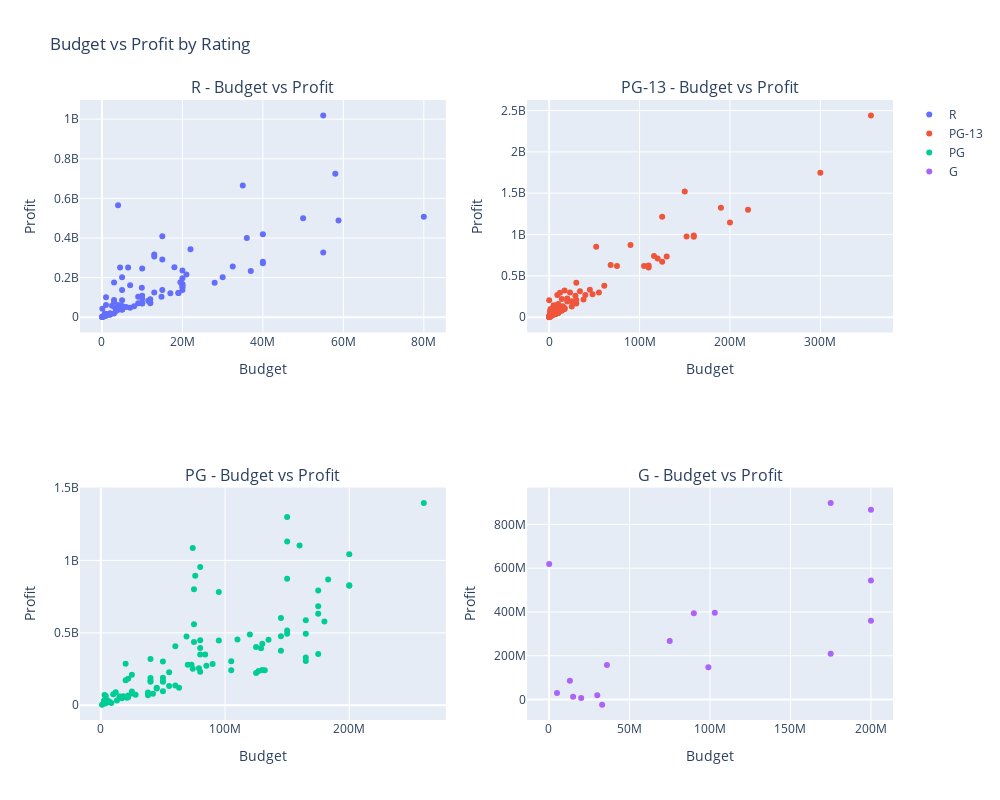

The code cell stored with this chart in its notebook:
### Code cell
## Top 100 films of each rating
r_rating = top_100[top_100['rating'] == 'R'].head(100)
pg13_rating = top_100[top_100['rating'] == 'PG-13'].head(100)
pg_rating = top_100[top_100['rating'] == 'PG'].head(100)
g_rating = top_100[top_100['rating'] == 'G'].head(100)


## Creating the subplot figure for plotly
fig = make_subplots(
    rows=2, cols=2,
    subplot_titles=('R - Budget vs Profit', 'PG-13 - Budget vs Profit', 'PG - Budget vs Profit',
                    'G - Budget vs Profit'))

## Creating each scatter for the subplot
fig.add_trace(go.Scatter(x=r_rating['budget'], y=r_rating['Profit'], 
                         mode='markers', name='R', hovertext=r_rating['title']), 
                         row=1, col=1)

fig.add_trace(go.Scatter(x=pg13_rating['budget'], y=pg13_rating['Profit'], 
                         mode='markers', name='PG-13', hovertext=pg13_rating['title']), 
                         row=1, col=2)

fig.add_trace(go.Scatter(x=pg_rating['budget'], y=pg_rating['Profit'], 
                         mode='markers', name='PG', hovertext=pg_rating['title']), 
                         row=2, col=1)

fig.add_trace(go.Scatter(x=g_rating['budget'], y=g_rating['Profit'], 
                         mode='markers', name='G', hovertext=g_rating['title']), 
                         row=2, col=2)

## Fixing the X and Y axes
fig.update_xaxes(title_text="Budget", row=1, col=1)
fig.update_xaxes(title_text="Budget", row=1, col=2)
fig.update_xaxes(title_text="Budget", row=2, col=1)
fig.update_xaxes(title_text="Budget", row=2, col=2)

fig.update_yaxes(title_text="Profit", row=1, col=1)
fig.update_yaxes(title_text="Profit", row=1, col=2)
fig.update_yaxes(title_text="Profit", row=2, col=1)
fig.update_yaxes(title_text="Profit", row=2, col=2)

## Updating the layout information
fig.update_layout(height=800, width=1000,
                  title_text="Budget vs Profit by Rating")

fig.show()

### Figure 1 — Plotly figure (JSON) as saved in the notebook; plotly's stock layout.template omitted (floating-point values rounded to 4 significant figures)
{"data": [{"hovertext": ["The Gallows", "Fifty Shades of Grey", "The Devil Inside", "Unfriended", "Paranormal Activity 2", "Get Out", "Paranormal Activity 3", "Annabelle", "The Purge", "Paranormal Activity 4", "The King's Speech", "Sinister", "Black Swan", "Your Sister's Sister", "Dope", "Halloween", "The Conjuring", "A Haunted House", "Magic Mike", "Annabelle: Creation", "It", "A Ghost Story", "Joker", "Paranormal Activity: The Marked Ones", "The Nun", "Moonlight", "Unfriended: Dark Web", "Don't Breathe", "Sleight", "Whiplash", "Neighbors", "Hello, My Name Is Doris", "Deadpool", "The Boy Next Door", "Us", "The Purge: Anarchy", "Ma", "Grandma", "A Star Is Born", "Boyhood", "The Purge: Election Year", "The Gift", "The Witch", "Lucy", "Silver Linings Playbook", "The Big Sick", "Dallas Buyers Club", "Ted", "No Escape", "It Follows", "Bad Teacher", "The Sessions", "Call Me by Your Name", "The First Purge", "Jigsaw", "Bellflower", "Monsters", "Meet the Blacks", "Jackass Presents: Bad Grandpa", "The Shape of Water", "The Kids Are All Right", "Buried", "Ready or Not", "Unsane", "American Sniper", "12 Years a Slave", "Bad Moms", "Blair Witch", "Oculus", "The Descendants", "Bridesmaids", "Manchester by the Sea", "Jackass 3D", "Project X", "As Above, So Below", "I Am Not Your Negro", "Silent House", "Dirty Grandpa", "Tangerine", "Let's Be Cops", "The Conjuring 2", "Hereditary", "Begin Again", "Magic Mike XXL", "End of Watch", "Hustlers", "Paranormal Activity: The Ghost Dimension", "Resident Evil: The Final Chapter", "Annabelle Comes Home", "Sausage Party", "Girls Trip", "The Hangover Part II", "We're the Millers", "About Time", "Straight Outta Compton", "K-12", "Before Midnight", "Fifty Shades Darker", "Winter's Bone", "Act of Valor"], "mode": "markers", "name": "R", "type": "scatter", "x": [100000, 4000000, 1000000, 1000000, 3000000, 4500000, 5000000, 6500000, 3000000, 5000000, 15000000, 3000000, 13000000, 125000, 700000, 10000000, 13000000, 2500000, 7000000, 15000000, 35000000, 100000, 55000000, 5000000, 22000000, 4000000, 1000000, 9900000, 250000, 3300000, 18000000, 1000000, 58000000, 4000000, 20000000, 9000000, 5000000, 600000, 36000000, 4000000, 10000000, 5000000, 3500000, 40000000, 21000000, 5000000, 5000000, 50000000, 5000000, 2000000, 20000000, 1000000, 4000000, 13000000, 10000000, 17000, 500000, 900000, 15000000, 19500000, 3500000, 1987650, 6000000, 1500000, 58800000, 20000000, 20000000, 5000000, 5000000, 20000000, 32500000, 9000000, 20000000, 12000000, 5000000, 1000000, 2000000, 11500000, 100000, 17000000, 40000000, 10000000, 8000000, 14800000, 7000000, 20000000, 10000000, 40000000, 30000000, 19000000, 19000000, 80000000, 37000000, 12000000, 28000000, 50000, 3000000, 55000000, 2000000, 12000000], "xaxis": "x", "y": [42864410, 565651467, 100758490, 61882090, 174512032, 250907969, 202039844, 250547661, 86328627, 137802657, 408999102, 79515113, 316398046, 3117802, 17286781, 245485178, 306494638, 57659584, 160739368, 291515884, 665381748, 1851683, 1019251311, 85894962, 343550119, 61336603, 15024987, 147930487, 3739705, 45682041, 252665134, 13659448, 724612155, 48425855, 235184580, 102928365, 56105672, 6605073, 400188866, 44137666, 108587880, 53978653, 36923945, 418863600, 215412453, 51411585, 50736588, 499368315, 49418872, 19528593, 196197492, 9656155, 37887595, 124056262, 92952888, 155935, 4560438, 8197072, 136826547, 175833312, 31205850, 17452114, 51615777, 12793601, 488626372, 167733202, 163936074, 40173154, 39446287, 157243185, 255883523, 69988148, 151685792, 90731865, 36898409, 7345298, 14527747, 82573028, 714868, 121224951, 280392818, 70200936, 55464861, 103013057, 48078146, 137563598, 68903124, 272242626, 201252591, 121705322, 121552359, 506764305, 232994119, 75100449, 173634991, 309377, 17994648, 326545846, 11796834, 70497035], "yaxis": "y"}, {"hovertext": ["Arrival", "Catfish", "The Quiet Ones", "Snow Flower and the Secret Fan", "Searching", "Insidious", "The Woman in Black 2: Angel of Death", "The Last Exorcism", "Like Crazy", "Courageous", "Split", "Lights Out", "Truth or Dare", "Happy Death Day", "The Fault in Our Stars", "Ouija", "A Quiet Place", "The Visit", "Another Earth", "Escape Room", "Bohemian Rhapsody", "The Imitation Game", "Insidious: The Last Key", "La La Land", "Green Book", "The Best Exotic Marigold Hotel", "Life in a Day", "Winchester", "Glass", "The Grace Card", "Beasts of the Southern Wild", "Lion", "The Lazarus Effect", "47 Meters Down", "Insidious: Chapter 3", "Jurassic World", "Harry Potter and the Deathly Hallows: Part 2", "Jumanji: Welcome to the Jungle", "Book Club", "Me Before You", "The Twilight Saga: Eclipse", "The Maze Runner", "Pitch Perfect 2", "Mama", "Easy A", "The Hunger Games", "Ouija: Origin of Evil", "Hunt for the Wilderpeople", "Still Alice", "The Artist", "The Iron Lady", "The Help", "Chronicle", "Philomena", "Taken 2", "The Theory of Everything", "Think Like a Man", "Furious 7", "Dark Skies", "Crazy Rich Asians", "Avengers: Endgame", "Knives Out", "Loving Vincent", "Overboard", "The Woman in Black", "Captain Marvel", "Countdown", "10 Cloverfield Lane", "Venom", "Les Misérables", "Happy Death Day 2U", "Aquaman", "Paper Towns", "Love & Friendship", "If I Stay", "Spider-Man: Far from Home", "The Shallows", "Gravity", "Lowriders", "The Twilight Saga: Breaking Dawn - Part 2", "The Avengers", "Avengers: Infinity War", "Taken 3", "Pitch Perfect", "Black Panther", "Skyline", "The Hunger Games: Catching Fire", "Deadpool 2", "True Grit", "The Vow", "The Twilight Saga: Breaking Dawn - Part 1", "Jojo Rabbit", "The Boy", "Murder on the Orient Express", "House at the End of the Street", "Jumanji: The Next Level", "Devil", "Everything, Everything", "Ride Along", "Gifted"], "mode": "markers", "name": "PG-13", "type": "scatter", "x": [10000, 30000, 200000, 134005, 1000000, 1500000, 1000000, 1800000, 250000, 1000000, 9000000, 4900000, 3500000, 4800000, 12000000, 5000000, 17000000, 5000000, 100000, 9000000, 52000000, 14000000, 10000000, 30000000, 23000000, 10000000, 45202, 3500000, 20000000, 200000, 1800000, 12000000, 3300000, 5500000, 10000000, 150000000, 125000000, 90000000, 10000000, 20000000, 68000000, 34000000, 29000000, 15000000, 8000000, 75000000, 9000000, 2500000, 5000000, 15000000, 13000000, 25000000, 15000000, 12000000, 45000000, 15000000, 12000000, 190000000, 3500000, 30000000, 356000000, 40000000, 5500000, 12000000, 17000000, 152000000, 6500000, 15000000, 116000000, 61000000, 9000000, 160000000, 12000000, 3000000, 11000000, 160000000, 17000000, 105000000, 916000, 120000000, 220000000, 300000000, 48000000, 17000000, 200000000, 10000000, 130000000, 110000000, 38000000, 30000000, 110000000, 14000000, 10000000, 55000000, 6900000, 125000000, 10000000, 10000000, 25000000, 7000000], "xaxis": "x2", "y": [203378186, 3503711, 17635162, 11214200, 74462037, 98057032, 47854305, 67632527, 8779150, 34185884, 269454358, 143968835, 91830493, 120679266, 295166834, 98590271, 323939361, 93450062, 1838783, 146712077, 851655259, 219555708, 157885588, 416486224, 298752656, 126836156, 561967, 40519588, 226999039, 2230735, 19307746, 128312928, 35056892, 56687529, 102983889, 1520400637, 1216511219, 872077546, 94438188, 188314186, 630491347, 314319861, 258144079, 131428180, 67026216, 619394724, 72705746, 20019390, 39779195, 118432856, 102890699, 191639112, 111636097, 88129872, 331141306, 108726688, 84070507, 1325047671, 24358103, 208532921, 2441800564, 269232797, 36687665, 79244913, 111955898, 976274794, 41521766, 95216998, 740085151, 380809770, 55600152, 988461807, 73512300, 18401949, 67274843, 971927996, 102100758, 618192705, 5396033, 709746820, 1298812988, 1748359754, 278479141, 98350426, 1146913161, 56984887, 735011746, 624546611, 214276927, 166114570, 602205856, 76335025, 54188367, 297789811, 37387131, 671575993, 52695489, 51621140, 129468902, 36046590], "yaxis": "y2"}, {"hovertext": ["War Room", "A Beautiful Day in the Neighborhood", "Minions", "Wonder", "2016: Obama's America", "Despicable Me 3", "Despicable Me 2", "The Secret Life of Pets", "Frozen II", "Downton Abbey", "Hidden Figures", "A Dog's Purpose", "Ice Age: Continental Drift", "The Karate Kid", "The Second Best Exotic Marigold Hotel", "Frozen", "Sing", "Heaven Is for Real", "Beauty and the Beast", "Despicable Me", "The Lego Movie", "Show Dogs", "Peter Rabbit", "The Grinch", "Zootopia", "Hotel Transylvania 3: Summer Vacation", "The Lion King", "Incredibles 2", "Hotel Transylvania 2", "Aladdin", "Paddington 2", "Cinderella", "The Jungle Book", "An Inconvenient Sequel: Truth to Power", "The Secret Life of Pets 2", "Little Women", "The Greatest Showman", "Madagascar 3: Europe's Most Wanted", "Finding Dory", "Paddington", "The Smurfs", "Alice in Wonderland", "Life of Pi", "Diary of a Wimpy Kid", "The Addams Family", "The Lorax", "God's Not Dead 2", "Inside Out", "The Angry Birds Movie", "Parental Guidance", "Planes", "Forever My Girl", "Miracles from Heaven", "Coco", "Shrek Forever After", "A Dog's Way Home", "Kung Fu Panda 2", "The SpongeBob Movie: Sponge Out of Water", "Norm of the North", "The Croods", "The Emoji Movie", "Moana", "How to Train Your Dragon 2", "Puss in Boots", "Shaun the Sheep Movie", "Into the Woods", "Journey 2: The Mysterious Island", "Maleficent", "The Boss Baby", "Hotel Transylvania", "Spider-Man: Into the Spider-Verse", "The Hundred-Foot Journey", "How to Train Your Dragon: The Hidden World", "Big Hero 6", "The Lego Batman Movie", "Ice Age: Collision Course", "God's Not Dead", "The Muppets", "Alexander and the Terrible, Horrible, No Good, Very Bad Day", "Kung Fu Panda 3", "Johnny English Reborn", "Diary of a Wimpy Kid: Dog Days", "Earth to Echo", "Diary of a Wimpy Kid: Rodrick Rules", "Mr. Popper's Penguins", "The Smurfs 2", "Captain Underpants: The First Epic Movie", "Smurfs: The Lost Village", "Ralph Breaks the Internet", "How to Train Your Dragon", "Planes: Fire & Rescue", "Hop", "The Nut Job", "The Adventures of Tintin", "Wreck-It Ralph", "Night at the Museum: Secret of the Tomb", "Paul Blart: Mall Cop 2", "Penguins of Madagascar", "Trolls", "Middle School: The Worst Years of My Life"], "mode": "markers", "name": "PG", "type": "scatter", "x": [3000000, 4000000, 74000000, 20000000, 2500000, 80000000, 76000000, 75000000, 150000000, 20000000, 25000000, 22000000, 95000000, 40000000, 10000000, 150000000, 75000000, 12000000, 160000000, 69000000, 60000000, 5500000, 50000000, 75000000, 150000000, 80000000, 260000000, 200000000, 80000000, 183000000, 40000000, 95000000, 175000000, 1000000, 80000000, 40000000, 84000000, 145000000, 200000000, 55000000, 110000000, 200000000, 120000000, 15000000, 40000000, 70000000, 5000000, 175000000, 73000000, 25000000, 50000000, 3500000, 16000000, 175000000, 165000000, 18000000, 150000000, 74000000, 7000000, 135000000, 50000000, 150000000, 145000000, 130000000, 25000000, 50000000, 79000000, 180000000, 125000000, 85000000, 90000000, 22000000, 129000000, 165000000, 80000000, 105000000, 17000000, 45000000, 28000000, 145000000, 45000000, 22000000, 13000000, 21000000, 55000000, 105000000, 38000000, 60000000, 175000000, 165000000, 50000000, 63000000, 42000000, 130000000, 165000000, 127000000, 38000000, 132000000, 125000000, 8500000], "xaxis": "x3", "y": [70267874, 63760877, 1085398397, 285937718, 30949086, 954799409, 894766005, 800457937, 1300026933, 172949437, 210956898, 183035819, 782244782, 319126022, 75978266, 1130802282, 559151679, 89888019, 1103521126, 474113985, 408060692, 33656854, 301266433, 436595957, 873784195, 448583774, 1396943394, 1042805359, 394800000, 867693953, 187978523, 447351353, 791550600, 4433926, 350051293, 169101214, 350993183, 601921274, 828570889, 227370135, 453749323, 825467110, 489016565, 61196538, 163044905, 278840316, 19487848, 682611174, 279333929, 94772232, 189258712, 12876066, 57983003, 632082196, 587600867, 62708134, 515692281, 251186032, 23734502, 452204668, 167776646, 493331111, 476537519, 424987477, 81209378, 162902372, 256260290, 578410378, 402965936, 273375603, 285540831, 67514453, 392799505, 492827828, 231950384, 303579038, 47667874, 120184237, 72654149, 376170825, 115078586, 55229695, 32681062, 51526996, 132361754, 242545360, 87427681, 137183546, 354323962, 329878759, 96965787, 120953723, 78885527, 243993951, 306222889, 236204635, 69588225, 241515621, 221864462, 14816139], "yaxis": "y3"}, {"hovertext": ["Logan", "Justin Bieber: Never Say Never", "Chimpanzee", "Toy Story 4", "Gnomeo & Juliet", "Rio", "Toy Story 3", "Rio 2", "Alvin and the Chipmunks: Chipwrecked", "Monsters University", "Cars 2", "The Peanuts Movie", "Cars 3", "Ramona and Beezus", "Winnie the Pooh", "Khumba", "The Young and Prodigious T.S. Spivet"], "mode": "markers", "name": "G", "type": "scatter", "x": [135000, 13000000, 5000000, 175000000, 36000000, 90000000, 200000000, 103000000, 75000000, 200000000, 200000000, 99000000, 175000000, 15000000, 30000000, 20000000, 33000000], "xaxis": "x4", "y": [618886436, 86036827, 29823764, 898394593, 157967670, 393866518, 866969703, 395781117, 267695435, 543559607, 359852396, 147233113, 208930656, 12293743, 19871429, 7187375, -23505211], "yaxis": "y4"}], "layout": {"annotations": [{"font": {"size": 16}, "showarrow": false, "text": "R - Budget vs Profit", "x": 0.225, "xanchor": "center", "xref": "paper", "y": 1, "yanchor": "bottom", "yref": "paper"}, {"font": {"size": 16}, "showarrow": false, "text": "PG-13 - Budget vs Profit", "x": 0.775, "xanchor": "center", "xref": "paper", "y": 1, "yanchor": "bottom", "yref": "paper"}, {"font": {"size": 16}, "showarrow": false, "text": "PG - Budget vs Profit", "x": 0.225, "xanchor": "center", "xref": "paper", "y": 0.375, "yanchor": "bottom", "yref": "paper"}, {"font": {"size": 16}, "showarrow": false, "text": "G - Budget vs Profit", "x": 0.775, "xanchor": "center", "xref": "paper", "y": 0.375, "yanchor": "bottom", "yref": "paper"}], "height": 800, "title": {"text": "Budget vs Profit by Rating"}, "width": 1000, "xaxis": {"anchor": "y", "domain": [0, 0.45], "title": {"text": "Budget"}}, "xaxis2": {"anchor": "y2", "domain": [0.55, 1], "title": {"text": "Budget"}}, "xaxis3": {"anchor": "y3", "domain": [0, 0.45], "title": {"text": "Budget"}}, "xaxis4": {"anchor": "y4", "domain": [0.55, 1], "title": {"text": "Budget"}}, "yaxis": {"anchor": "x", "domain": [0.625, 1], "title": {"text": "Profit"}}, "yaxis2": {"anchor": "x2", "domain": [0.625, 1], "title": {"text": "Profit"}}, "yaxis3": {"anchor": "x3", "domain": [0, 0.375], "title": {"text": "Profit"}}, "yaxis4": {"anchor": "x4", "domain": [0, 0.375], "title": {"text": "Profit"}}}}
